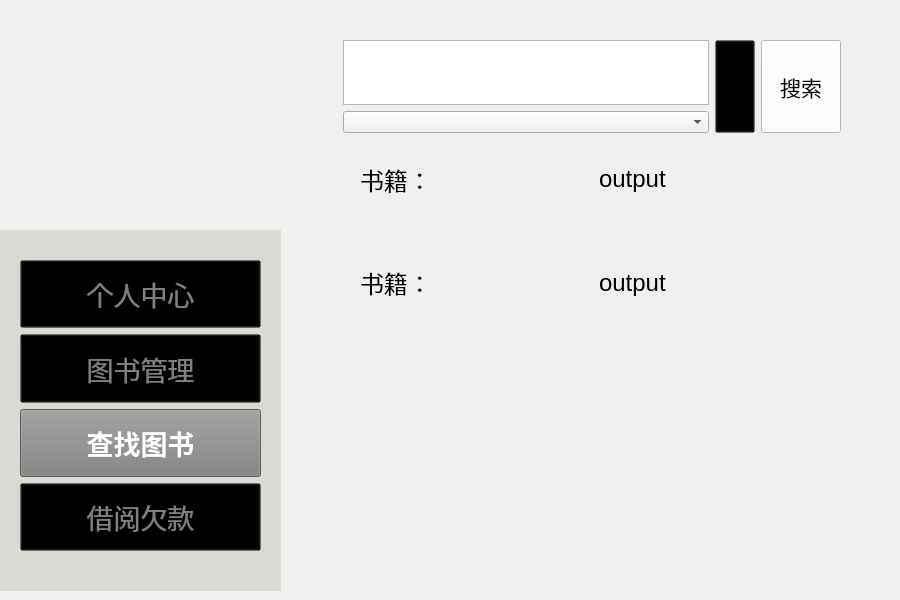
<?xml version="1.0" encoding="UTF-8"?>
<ui version="4.0">
 <class>findbook</class>
 <widget class="QWidget" name="findbook">
  <property name="geometry">
   <rect>
    <x>0</x>
    <y>0</y>
    <width>900</width>
    <height>600</height>
   </rect>
  </property>
  <property name="sizePolicy">
   <sizepolicy hsizetype="Ignored" vsizetype="Preferred">
    <horstretch>0</horstretch>
    <verstretch>0</verstretch>
   </sizepolicy>
  </property>
  <property name="windowTitle">
   <string>Form</string>
  </property>
  <widget class="QWidget" name="verticalLayoutWidget_4">
   <property name="geometry">
    <rect>
     <x>360</x>
     <y>130</y>
     <width>471</width>
     <height>201</height>
    </rect>
   </property>
   <layout class="QVBoxLayout" name="verticalLayout_3">
    <item>
     <layout class="QHBoxLayout" name="horizontalLayout_3">
      <item>
       <widget class="QLabel" name="label_15">
        <property name="font">
         <font>
          <pointsize>18</pointsize>
         </font>
        </property>
        <property name="text">
         <string>书籍：</string>
        </property>
       </widget>
      </item>
      <item>
       <widget class="QLabel" name="label_16">
        <property name="font">
         <font>
          <pointsize>18</pointsize>
         </font>
        </property>
        <property name="text">
         <string>output</string>
        </property>
       </widget>
      </item>
     </layout>
    </item>
    <item>
     <layout class="QHBoxLayout" name="horizontalLayout_4">
      <item>
       <widget class="QLabel" name="label_19">
        <property name="font">
         <font>
          <pointsize>18</pointsize>
         </font>
        </property>
        <property name="text">
         <string>书籍：</string>
        </property>
       </widget>
      </item>
      <item>
       <widget class="QLabel" name="label_20">
        <property name="font">
         <font>
          <pointsize>18</pointsize>
         </font>
        </property>
        <property name="text">
         <string>output</string>
        </property>
       </widget>
      </item>
     </layout>
    </item>
   </layout>
  </widget>
  <widget class="QLabel" name="logo">
   <property name="enabled">
    <bool>true</bool>
   </property>
   <property name="geometry">
    <rect>
     <x>0</x>
     <y>0</y>
     <width>281</width>
     <height>271</height>
    </rect>
   </property>
   <property name="styleSheet">
    <string notr="true">QLabel {
    background-color: transparent;
}
</string>
   </property>
   <property name="frameShape">
    <enum>QFrame::NoFrame</enum>
   </property>
   <property name="frameShadow">
    <enum>QFrame::Plain</enum>
   </property>
   <property name="text">
    <string/>
   </property>
   <property name="pixmap">
    <pixmap resource="Logo.qrc">:/image/Logo.png</pixmap>
   </property>
   <property name="scaledContents">
    <bool>true</bool>
   </property>
   <property name="wordWrap">
    <bool>false</bool>
   </property>
   <property name="openExternalLinks">
    <bool>false</bool>
   </property>
   <property name="textInteractionFlags">
    <set>Qt::LinksAccessibleByMouse</set>
   </property>
  </widget>
  <widget class="QLabel" name="cat_1">
   <property name="geometry">
    <rect>
     <x>730</x>
     <y>350</y>
     <width>171</width>
     <height>221</height>
    </rect>
   </property>
   <property name="sizePolicy">
    <sizepolicy hsizetype="Expanding" vsizetype="Expanding">
     <horstretch>0</horstretch>
     <verstretch>0</verstretch>
    </sizepolicy>
   </property>
   <property name="maximumSize">
    <size>
     <width>300</width>
     <height>300</height>
    </size>
   </property>
   <property name="text">
    <string/>
   </property>
   <property name="pixmap">
    <pixmap resource="Logo.qrc">:/image/Cat(1).png</pixmap>
   </property>
   <property name="scaledContents">
    <bool>true</bool>
   </property>
  </widget>
  <widget class="QWidget" name="verticalLayoutWidget">
   <property name="geometry">
    <rect>
     <x>0</x>
     <y>230</y>
     <width>281</width>
     <height>361</height>
    </rect>
   </property>
   <layout class="QVBoxLayout" name="mode">
    <item>
     <widget class="QFrame" name="frame">
      <property name="enabled">
       <bool>true</bool>
      </property>
      <property name="acceptDrops">
       <bool>false</bool>
      </property>
      <property name="autoFillBackground">
       <bool>false</bool>
      </property>
      <property name="styleSheet">
       <string notr="true">QFrame {
    background-color: rgb(218,217,211); 
}
</string>
      </property>
      <property name="frameShape">
       <enum>QFrame::NoFrame</enum>
      </property>
      <property name="frameShadow">
       <enum>QFrame::Plain</enum>
      </property>
      <widget class="QWidget" name="verticalLayoutWidget_2">
       <property name="geometry">
        <rect>
         <x>20</x>
         <y>30</y>
         <width>241</width>
         <height>291</height>
        </rect>
       </property>
       <layout class="QVBoxLayout" name="verticalLayout_2">
        <item>
         <widget class="QPushButton" name="PersonalMode_Button">
          <property name="enabled">
           <bool>true</bool>
          </property>
          <property name="sizePolicy">
           <sizepolicy hsizetype="Expanding" vsizetype="Expanding">
            <horstretch>0</horstretch>
            <verstretch>0</verstretch>
           </sizepolicy>
          </property>
          <property name="font">
           <font>
            <pointsize>20</pointsize>
            <bold>false</bold>
           </font>
          </property>
          <property name="focusPolicy">
           <enum>Qt::ClickFocus</enum>
          </property>
          <property name="layoutDirection">
           <enum>Qt::LeftToRight</enum>
          </property>
          <property name="autoFillBackground">
           <bool>false</bool>
          </property>
          <property name="styleSheet">
           <string notr="true">QPushButton {
    background-color: transparent;
    color: grey;
}
</string>
          </property>
          <property name="text">
           <string>个人中心</string>
          </property>
         </widget>
        </item>
        <item>
         <widget class="QPushButton" name="BookMode_Button">
          <property name="enabled">
           <bool>true</bool>
          </property>
          <property name="sizePolicy">
           <sizepolicy hsizetype="Expanding" vsizetype="Expanding">
            <horstretch>0</horstretch>
            <verstretch>0</verstretch>
           </sizepolicy>
          </property>
          <property name="palette">
           <palette>
            <active>
             <colorrole role="WindowText">
              <brush brushstyle="SolidPattern">
               <color alpha="255">
                <red>128</red>
                <green>128</green>
                <blue>128</blue>
               </color>
              </brush>
             </colorrole>
             <colorrole role="Button">
              <brush brushstyle="SolidPattern">
               <color alpha="0">
                <red>0</red>
                <green>0</green>
                <blue>0</blue>
               </color>
              </brush>
             </colorrole>
             <colorrole role="Text">
              <brush brushstyle="SolidPattern">
               <color alpha="255">
                <red>128</red>
                <green>128</green>
                <blue>128</blue>
               </color>
              </brush>
             </colorrole>
             <colorrole role="ButtonText">
              <brush brushstyle="SolidPattern">
               <color alpha="255">
                <red>128</red>
                <green>128</green>
                <blue>128</blue>
               </color>
              </brush>
             </colorrole>
             <colorrole role="Base">
              <brush brushstyle="SolidPattern">
               <color alpha="0">
                <red>0</red>
                <green>0</green>
                <blue>0</blue>
               </color>
              </brush>
             </colorrole>
             <colorrole role="Window">
              <brush brushstyle="SolidPattern">
               <color alpha="0">
                <red>0</red>
                <green>0</green>
                <blue>0</blue>
               </color>
              </brush>
             </colorrole>
             <colorrole role="PlaceholderText">
              <brush brushstyle="SolidPattern">
               <color alpha="128">
                <red>128</red>
                <green>128</green>
                <blue>128</blue>
               </color>
              </brush>
             </colorrole>
            </active>
            <inactive>
             <colorrole role="WindowText">
              <brush brushstyle="SolidPattern">
               <color alpha="255">
                <red>128</red>
                <green>128</green>
                <blue>128</blue>
               </color>
              </brush>
             </colorrole>
             <colorrole role="Button">
              <brush brushstyle="SolidPattern">
               <color alpha="0">
                <red>0</red>
                <green>0</green>
                <blue>0</blue>
               </color>
              </brush>
             </colorrole>
             <colorrole role="Text">
              <brush brushstyle="SolidPattern">
               <color alpha="255">
                <red>128</red>
                <green>128</green>
                <blue>128</blue>
               </color>
              </brush>
             </colorrole>
             <colorrole role="ButtonText">
              <brush brushstyle="SolidPattern">
               <color alpha="255">
                <red>128</red>
                <green>128</green>
                <blue>128</blue>
               </color>
              </brush>
             </colorrole>
             <colorrole role="Base">
              <brush brushstyle="SolidPattern">
               <color alpha="0">
                <red>0</red>
                <green>0</green>
                <blue>0</blue>
               </color>
              </brush>
             </colorrole>
             <colorrole role="Window">
              <brush brushstyle="SolidPattern">
               <color alpha="0">
                <red>0</red>
                <green>0</green>
                <blue>0</blue>
               </color>
              </brush>
             </colorrole>
             <colorrole role="PlaceholderText">
              <brush brushstyle="SolidPattern">
               <color alpha="128">
                <red>128</red>
                <green>128</green>
                <blue>128</blue>
               </color>
              </brush>
             </colorrole>
            </inactive>
            <disabled>
             <colorrole role="WindowText">
              <brush brushstyle="SolidPattern">
               <color alpha="255">
                <red>128</red>
                <green>128</green>
                <blue>128</blue>
               </color>
              </brush>
             </colorrole>
             <colorrole role="Button">
              <brush brushstyle="SolidPattern">
               <color alpha="0">
                <red>0</red>
                <green>0</green>
                <blue>0</blue>
               </color>
              </brush>
             </colorrole>
             <colorrole role="Text">
              <brush brushstyle="SolidPattern">
               <color alpha="255">
                <red>128</red>
                <green>128</green>
                <blue>128</blue>
               </color>
              </brush>
             </colorrole>
             <colorrole role="ButtonText">
              <brush brushstyle="SolidPattern">
               <color alpha="255">
                <red>128</red>
                <green>128</green>
                <blue>128</blue>
               </color>
              </brush>
             </colorrole>
             <colorrole role="Base">
              <brush brushstyle="SolidPattern">
               <color alpha="0">
                <red>0</red>
                <green>0</green>
                <blue>0</blue>
               </color>
              </brush>
             </colorrole>
             <colorrole role="Window">
              <brush brushstyle="SolidPattern">
               <color alpha="0">
                <red>0</red>
                <green>0</green>
                <blue>0</blue>
               </color>
              </brush>
             </colorrole>
             <colorrole role="PlaceholderText">
              <brush brushstyle="SolidPattern">
               <color alpha="128">
                <red>128</red>
                <green>128</green>
                <blue>128</blue>
               </color>
              </brush>
             </colorrole>
            </disabled>
           </palette>
          </property>
          <property name="font">
           <font>
            <pointsize>20</pointsize>
            <bold>false</bold>
           </font>
          </property>
          <property name="mouseTracking">
           <bool>false</bool>
          </property>
          <property name="acceptDrops">
           <bool>false</bool>
          </property>
          <property name="layoutDirection">
           <enum>Qt::LeftToRight</enum>
          </property>
          <property name="autoFillBackground">
           <bool>false</bool>
          </property>
          <property name="styleSheet">
           <string notr="true">QPushButton {
    background-color: transparent;
    color: grey;
}
</string>
          </property>
          <property name="text">
           <string>图书管理</string>
          </property>
         </widget>
        </item>
        <item>
         <widget class="QPushButton" name="FindBookMode_Button">
          <property name="sizePolicy">
           <sizepolicy hsizetype="Expanding" vsizetype="Expanding">
            <horstretch>0</horstretch>
            <verstretch>0</verstretch>
           </sizepolicy>
          </property>
          <property name="font">
           <font>
            <pointsize>20</pointsize>
            <bold>true</bold>
           </font>
          </property>
          <property name="layoutDirection">
           <enum>Qt::LeftToRight</enum>
          </property>
          <property name="autoFillBackground">
           <bool>false</bool>
          </property>
          <property name="styleSheet">
           <string notr="true">QPushButton {
    background-color: gray;
    color: white;
}</string>
          </property>
          <property name="text">
           <string>查找图书</string>
          </property>
         </widget>
        </item>
        <item>
         <widget class="QPushButton" name="PayMode_Button">
          <property name="sizePolicy">
           <sizepolicy hsizetype="Expanding" vsizetype="Expanding">
            <horstretch>0</horstretch>
            <verstretch>0</verstretch>
           </sizepolicy>
          </property>
          <property name="font">
           <font>
            <pointsize>20</pointsize>
           </font>
          </property>
          <property name="layoutDirection">
           <enum>Qt::LeftToRight</enum>
          </property>
          <property name="autoFillBackground">
           <bool>false</bool>
          </property>
          <property name="styleSheet">
           <string notr="true">QPushButton {
    background-color: transparent;
    color: grey;
}
</string>
          </property>
          <property name="text">
           <string>借阅欠款</string>
          </property>
         </widget>
        </item>
       </layout>
       <zorder>BookMode_Button</zorder>
       <zorder>FindBookMode_Button</zorder>
       <zorder>PayMode_Button</zorder>
       <zorder>PersonalMode_Button</zorder>
      </widget>
     </widget>
    </item>
   </layout>
  </widget>
  <widget class="QWidget" name="horizontalLayoutWidget">
   <property name="geometry">
    <rect>
     <x>330</x>
     <y>40</y>
     <width>511</width>
     <height>93</height>
    </rect>
   </property>
   <layout class="QHBoxLayout" name="horizontalLayout">
    <item>
     <layout class="QFormLayout" name="formLayout_3">
      <item row="0" column="1">
       <widget class="QTextBrowser" name="Name_input_2"/>
      </item>
      <item row="1" column="0">
       <widget class="QLabel" name="None_6">
        <property name="text">
         <string/>
        </property>
       </widget>
      </item>
      <item row="1" column="1">
       <widget class="QComboBox" name="comboBox">
        <property name="sizePolicy">
         <sizepolicy hsizetype="Expanding" vsizetype="Maximum">
          <horstretch>0</horstretch>
          <verstretch>0</verstretch>
         </sizepolicy>
        </property>
       </widget>
      </item>
     </layout>
    </item>
    <item>
     <widget class="QPushButton" name="pushButton">
      <property name="enabled">
       <bool>false</bool>
      </property>
      <property name="sizePolicy">
       <sizepolicy hsizetype="Minimum" vsizetype="Ignored">
        <horstretch>0</horstretch>
        <verstretch>0</verstretch>
       </sizepolicy>
      </property>
      <property name="styleSheet">
       <string notr="true">QPushButton{
	background-color:transparent ;
}</string>
      </property>
      <property name="text">
       <string/>
      </property>
     </widget>
    </item>
    <item>
     <widget class="QPushButton" name="Update_Button_2">
      <property name="sizePolicy">
       <sizepolicy hsizetype="Minimum" vsizetype="Expanding">
        <horstretch>0</horstretch>
        <verstretch>0</verstretch>
       </sizepolicy>
      </property>
      <property name="font">
       <font>
        <pointsize>16</pointsize>
       </font>
      </property>
      <property name="styleSheet">
       <string notr="true">QPushButton {
    background-color: white;}</string>
      </property>
      <property name="text">
       <string>搜索</string>
      </property>
     </widget>
    </item>
   </layout>
  </widget>
 </widget>
 <resources>
  <include location="Logo.qrc"/>
 </resources>
 <connections/>
</ui>
